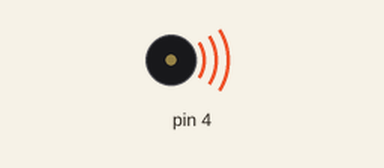
A sketch run on a simulated Arduino Uno, built with avr-gcc and run on an emulated ATmega328P. On the bench: buzzer (waves = sounding).

Above: at 0.1 s.
Timing chart, 0 to 1.6 s (numbered marks = the images above):
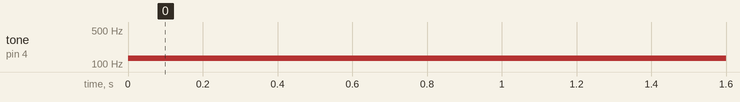

The sketch:

beeppwm.ino
```cpp
void setup(){
  pinMode(4, INPUT);
  pinMode(4, OUTPUT);
}

void loop(){
  if (digitalRead(4) == false) {
    tone(4,131);
    delay(1000);

  } else {
    noTone(4);

  }

}
```

Measured:
- by itself, tone on pin 4: silent → 131 Hz at 0.00 s
